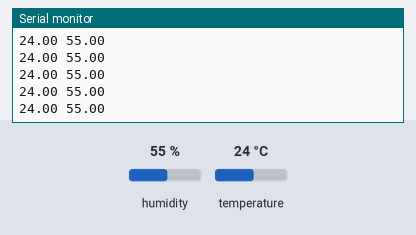
Simulated run of this sketch. Board: Arduino Uno, built with avr-gcc and run on an emulated ATmega328P. Parts: the last lines printed to the serial monitor. The inputs (shaded band) are chosen by the test bench; at power-on: humidity 55 %, temperature 24 °C. No radio packets arrive unless stated.

Above: at 2.8 s.
2.9 s: humidity set to 22 %
5.6 s: temperature set to 12 °C
At 6.1 s:
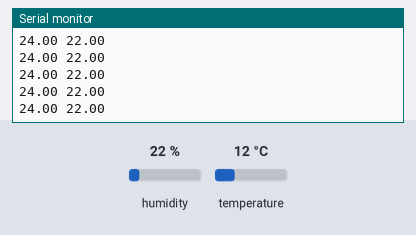
11.6 s: humidity set to 40 %
At 12.5 s:
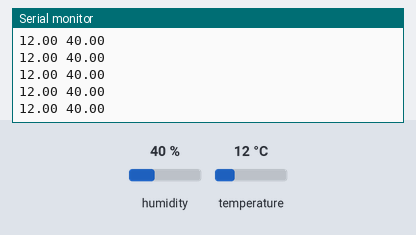
Timing chart, 0 to 14.6 s (numbered marks = the images above; inputs shaded):
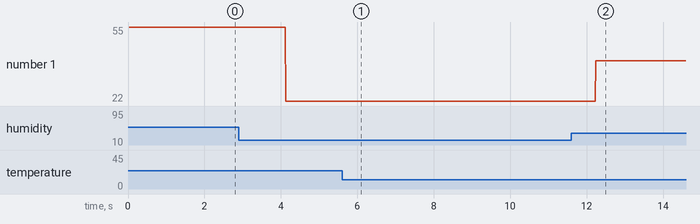

The sketch:

.2._NRF24L01_ile_DHT11_degerlerini_LCD_ekrana_yazdirma_veric.ino
```cpp
#include <SPI.h>  //kütüphaneler koda eklenir.
#include <nRF24L01.h>
#include <RF24.h>
#include <DHT.h>

#define DHTPIN 3 //DHT11 in bağlanacağı pin numarası tanımlanır.
#define DHTTYPE DHT11 //kullanılacak sensör türü DHT11 olarak atanır. Kütüphane aynı zamanda DHT22 içinde çalıştığı için bunu belirtmemiz gerekir.
//Eğer DHT22 kullanılırsa kod #define DHTTYPE DHT22 şeklinde olmalıdır.
DHT dht(DHTPIN,DHTTYPE, 20);//pin çıkışı ve türü tanımlanan DHT sensörü başlatılır.

float deger[2]; //2 elemanlı deger isminde bir dizi tanımlanır.

RF24 verici(9, 10);  //CE ve CSN pinleri tanımlanır.
const uint64_t veriadresi = 0xE8E8F0F0E1LL;  //veri alışverişi yapılacak adres yolu atanır. verici ve alıcı kodda bu aynı olmalıdır.

void setup(void) {
Serial.begin(9600); //seri veri iletişimi başlatılır.
verici.begin();  //NRF24L01 başlatılır.
verici.openWritingPipe(veriadresi); //verileri yazmak için veriadresi yolu açılır.
dht.begin();
}

void loop(void)
{
float nem = dht.readHumidity();//sensörden okunan nem değeri nem isimli değişkene atanır.
float sicaklik = dht.readTemperature();//sensörden okunan sıcaklık değeri sicaklik isimli değişkene atanır.

deger[0] = sicaklik; //dizinin 1.elemanına sıcaklık değeri atanır.
deger[1] = nem;  //dizinin 2.elemanına nem değeri atanır.
Serial.print(deger[0]); //okunan veri seri port ekrana yazdırılır.
Serial.print(" ");
Serial.println(deger[1]);
verici.write(deger, sizeof(deger)); //dizinin elemanları olarak veri yollanır.

}
```

Measured:
- after the input at 11.6 s, the serial monitor: prints a new line after 0.64 s (image 2)
- plotted number 1: 55 → 22 after the input at 2.9 s, 22 → 40 after the input at 11.6 s
